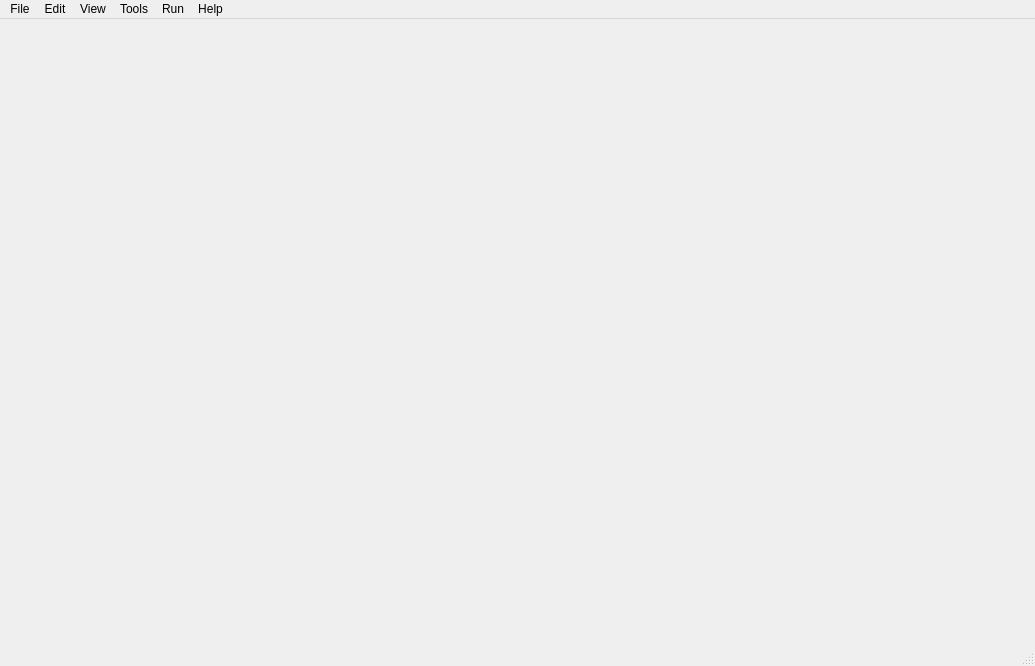
<?xml version="1.0" encoding="UTF-8"?>
<ui version="4.0">
 <class>MainWindow</class>
 <widget class="QMainWindow" name="MainWindow">
  <property name="geometry">
   <rect>
    <x>0</x>
    <y>0</y>
    <width>1035</width>
    <height>666</height>
   </rect>
  </property>
  <property name="windowTitle">
   <string>MainWindow</string>
  </property>
  <widget class="QWidget" name="centralwidget"/>
  <widget class="QMenuBar" name="menubar">
   <property name="geometry">
    <rect>
     <x>0</x>
     <y>0</y>
     <width>1035</width>
     <height>20</height>
    </rect>
   </property>
   <widget class="QMenu" name="menuFile">
    <property name="title">
     <string>File</string>
    </property>
    <addaction name="actionFile_New"/>
    <addaction name="actionFile_Open"/>
    <addaction name="actionFile_Save"/>
    <addaction name="actionFile_Save_As"/>
    <addaction name="separator"/>
    <addaction name="actionFile_Exit"/>
   </widget>
   <widget class="QMenu" name="menuEdit">
    <property name="title">
     <string>Edit</string>
    </property>
    <addaction name="actionEdit_Start_Line"/>
    <addaction name="actionEdit_End_Line"/>
    <addaction name="separator"/>
    <addaction name="actionEdit_Put_Start"/>
    <addaction name="separator"/>
    <addaction name="actionEdit_Clear_Lines"/>
   </widget>
   <widget class="QMenu" name="menuSettings">
    <property name="title">
     <string>Tools</string>
    </property>
    <addaction name="actionTools_Settings"/>
    <addaction name="separator"/>
    <addaction name="actionTools_Save_Brain"/>
    <addaction name="actionTools_Load_Brain"/>
    <addaction name="separator"/>
   </widget>
   <widget class="QMenu" name="menuRun">
    <property name="title">
     <string>Run</string>
    </property>
    <addaction name="actionRun_Run_ML"/>
    <addaction name="separator"/>
    <addaction name="actionRun_Neuro_Car"/>
    <addaction name="separator"/>
    <addaction name="actionRun_Manual"/>
    <addaction name="actionContinue_ML_based_on_first_car"/>
    <addaction name="separator"/>
    <addaction name="actionRun_Competition"/>
   </widget>
   <widget class="QMenu" name="menuHelp">
    <property name="title">
     <string>Help</string>
    </property>
    <addaction name="actionHelp_About"/>
   </widget>
   <widget class="QMenu" name="menuView">
    <property name="title">
     <string>View</string>
    </property>
    <addaction name="actionView_Switch_Perspective"/>
    <addaction name="actionView_Reset_View_Point"/>
    <addaction name="actionView_Camera_on_Car"/>
    <addaction name="separator"/>
    <addaction name="actionView_Hile_Lines"/>
   </widget>
   <addaction name="menuFile"/>
   <addaction name="menuEdit"/>
   <addaction name="menuView"/>
   <addaction name="menuSettings"/>
   <addaction name="menuRun"/>
   <addaction name="menuHelp"/>
  </widget>
  <widget class="QStatusBar" name="statusbar"/>
  <action name="actionFile_New">
   <property name="text">
    <string>New</string>
   </property>
   <property name="shortcut">
    <string>Ctrl+N</string>
   </property>
  </action>
  <action name="actionFile_Open">
   <property name="text">
    <string>Open...</string>
   </property>
   <property name="shortcut">
    <string>Ctrl+O</string>
   </property>
  </action>
  <action name="actionFile_Save">
   <property name="enabled">
    <bool>false</bool>
   </property>
   <property name="text">
    <string>Save</string>
   </property>
   <property name="shortcut">
    <string>Ctrl+S</string>
   </property>
  </action>
  <action name="actionFile_Save_As">
   <property name="enabled">
    <bool>false</bool>
   </property>
   <property name="text">
    <string>Save As...</string>
   </property>
  </action>
  <action name="actionFile_Exit">
   <property name="text">
    <string>Exit</string>
   </property>
  </action>
  <action name="actionEdit_Start_Line">
   <property name="enabled">
    <bool>false</bool>
   </property>
   <property name="text">
    <string>Start Line</string>
   </property>
   <property name="shortcut">
    <string>L</string>
   </property>
  </action>
  <action name="actionEdit_End_Line">
   <property name="enabled">
    <bool>false</bool>
   </property>
   <property name="text">
    <string>End Line</string>
   </property>
   <property name="shortcut">
    <string>E</string>
   </property>
  </action>
  <action name="actionEdit_Put_Start">
   <property name="enabled">
    <bool>false</bool>
   </property>
   <property name="text">
    <string>Put Start</string>
   </property>
   <property name="shortcut">
    <string>P</string>
   </property>
  </action>
  <action name="actionTools_Settings">
   <property name="enabled">
    <bool>true</bool>
   </property>
   <property name="text">
    <string>Settings</string>
   </property>
  </action>
  <action name="actionRun_Run_ML">
   <property name="enabled">
    <bool>false</bool>
   </property>
   <property name="text">
    <string>Run ML</string>
   </property>
   <property name="shortcut">
    <string>Ctrl+L</string>
   </property>
  </action>
  <action name="actionRun_Neuro_Car">
   <property name="enabled">
    <bool>false</bool>
   </property>
   <property name="text">
    <string>Run Neuro Car</string>
   </property>
   <property name="shortcut">
    <string>N</string>
   </property>
  </action>
  <action name="actionRun_Manual">
   <property name="enabled">
    <bool>false</bool>
   </property>
   <property name="text">
    <string>Run Manual</string>
   </property>
   <property name="shortcut">
    <string>M</string>
   </property>
  </action>
  <action name="actionHelp_About">
   <property name="text">
    <string>About...</string>
   </property>
  </action>
  <action name="actionView_Switch_Perspective">
   <property name="text">
    <string>Switch Perspective</string>
   </property>
   <property name="shortcut">
    <string>Alt+P</string>
   </property>
  </action>
  <action name="actionView_Reset_View_Point">
   <property name="text">
    <string>Reset View Point</string>
   </property>
   <property name="shortcut">
    <string>Alt+R</string>
   </property>
  </action>
  <action name="actionView_Camera_on_Car">
   <property name="checkable">
    <bool>true</bool>
   </property>
   <property name="text">
    <string>Camera on Car</string>
   </property>
   <property name="shortcut">
    <string>C</string>
   </property>
  </action>
  <action name="actionContinue_ML_based_on_first_car">
   <property name="text">
    <string>Continue ML based on first car</string>
   </property>
   <property name="shortcut">
    <string>Alt+L</string>
   </property>
  </action>
  <action name="actionTools_Save_Brain">
   <property name="text">
    <string>Save Brain...</string>
   </property>
  </action>
  <action name="actionTools_Load_Brain">
   <property name="text">
    <string>Load Brain...</string>
   </property>
  </action>
  <action name="actionTools_Export_Statistics">
   <property name="text">
    <string>Export Statistics</string>
   </property>
  </action>
  <action name="actionRun_Competition">
   <property name="text">
    <string>Competition</string>
   </property>
   <property name="shortcut">
    <string>Alt+C</string>
   </property>
  </action>
  <action name="actionEdit_Clear_Lines">
   <property name="text">
    <string>Clear Lines</string>
   </property>
  </action>
  <action name="actionView_Hile_Lines">
   <property name="checkable">
    <bool>true</bool>
   </property>
   <property name="text">
    <string>Hile Lines</string>
   </property>
   <property name="shortcut">
    <string>H</string>
   </property>
  </action>
 </widget>
 <resources/>
 <connections/>
</ui>
